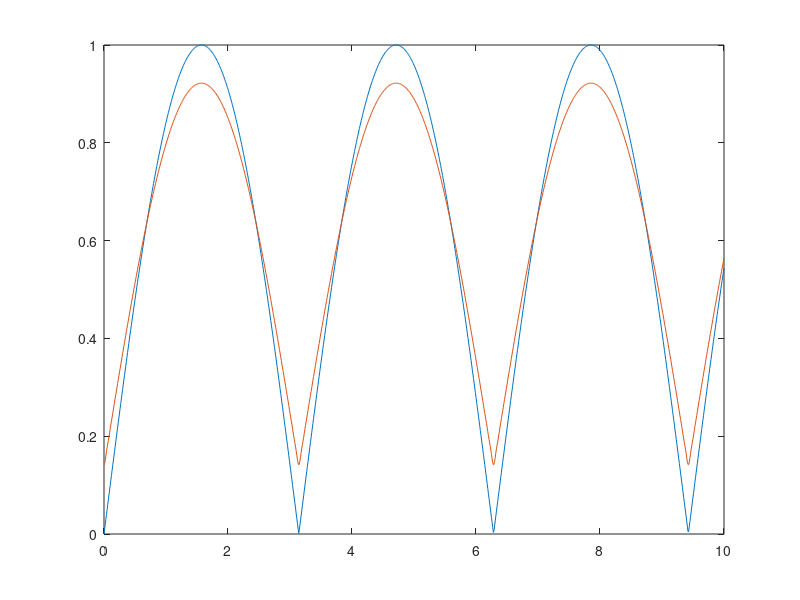

This figure's MATLAB source:
t = 0:0.01:10;
y = abs(sin(t));
omega = 2;
z = 2/pi;
for n=1:50
	z=z+1/(1-4*n^2)*cos(n*omega*t)
	endfor;

plot(t,y, t,z, axis( [0 10 -2 2] ))
	
